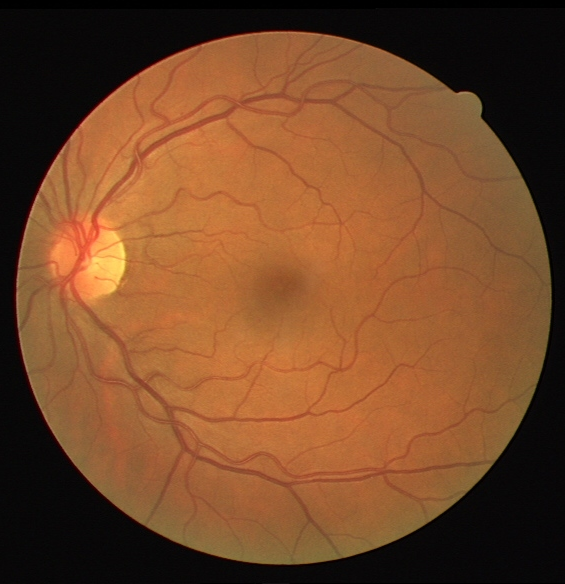
%> input picture final_project_wenxx151_luoxx364/code/knn/train_set.tif, 565 x 584 px
$ octave vessel_diagnosis.m   (GNU Octave 9; MATLAB toolbox functions it lacks are replaced by stand-ins)
%> lines starting %> are read from the running program, lines starting %| are printed output that depends on the picture; in (x1, y1, x2, y2) boxes, pixels count from 0 and x2, y2 are one past the last pixel; in counts of white or black regions, pixels touching at a corner belong together; the program's own positions count from 1
### final_project_wenxx151_luoxx364/code/knn/read_img.m
% get the green chanels of the input image and the corresponding label (the
% hand drawn vessel image)

function  [I_green] = read_img_mask(fin_img)
%> called with fin_img = 'train_set.tif'

 % read image
 [X,map] = imread(fin_img);
%> X is the input picture: size 584x565x3 uint8; mean R, G, B 117.9, 72.7, 40.9
%> map = []
 I_rgb = X;
 % convert indexed image to RGB
 if ~isempty(map)
    I_rgb = ind2rgb(X,map);
 end
 I_green = I_rgb(:,:,2);
%> call 2 of read_img_mask, with fin_img = 'train_label.gif'
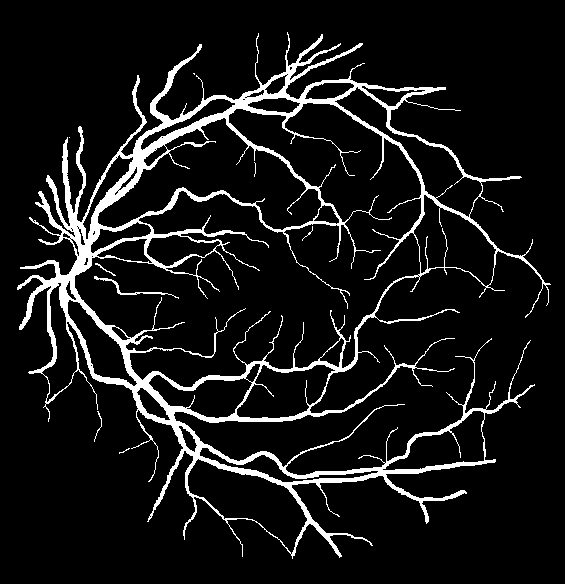
%> input picture final_project_wenxx151_luoxx364/code/knn/train_label.gif, 565 x 584 px
%> in read_img_mask, X is the input picture: size 584x565 uint8; 8.9% white; 9 white regions (4 under 20 px), largest, box (x1, y1, x2, y2) and area: (17, 32, 551, 559) 29119, (94, 276, 179, 299) 191, (95, 263, 116, 276) 38, (94, 411, 102, 442) 38, (302, 226, 313, 241) 20
%> in read_img_mask (call 2), `[X,map] = imread(fin_img);`: map = 256 rows, first 12: [0 0 0; 0.00392 0.00392 0.00392; 0.00784 0.00784 0.00784; 0.0118 0.0118 0.0118; 0.0157 0.0157 0.0157; 0.0196 0.0196 0.0196; 0.0235 0.0235 0.0235; 0.0275 0.0275 0.0275; 0.0314 0.0314 0.0314; 0.0353 0.0353 0.0353; 0.0392 0.0392 0.0392; 0.0431 0.0431 0.0431]
%> call 3 of read_img_mask, with fin_img = 'train_mask.gif'
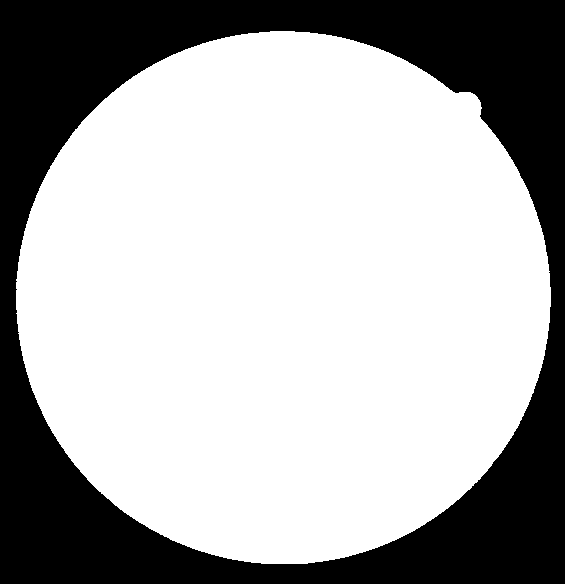
%> input picture final_project_wenxx151_luoxx364/code/knn/train_mask.gif, 565 x 584 px
%> in read_img_mask, X is the input picture: size 584x565 uint8; 68% white; 1 black region, box (x1, y1, x2, y2) and area: (0, 0, 565, 584) 105583

end

### final_project_wenxx151_luoxx364/code/knn/bg_homo.m
% image preprocess

function I_ve = bg_homo(I_green,I_mask)

  se = strel('disk',3,8);
  I_r = imopen(I_green,se);

  % applying 3X3 filter
  h = 1/3*ones(3,1);
  H = h*h';

  % im be your image
  imfilt = filter2(H,I_r);

  % further filter the image
  imfilt_1 = imgaussfilt(imfilt,1.8);
  h = 1/13*ones(13,1);
  H = h*h';

  % imfilter_1 be your image
  I_B = filter2(H,imfilt_1);
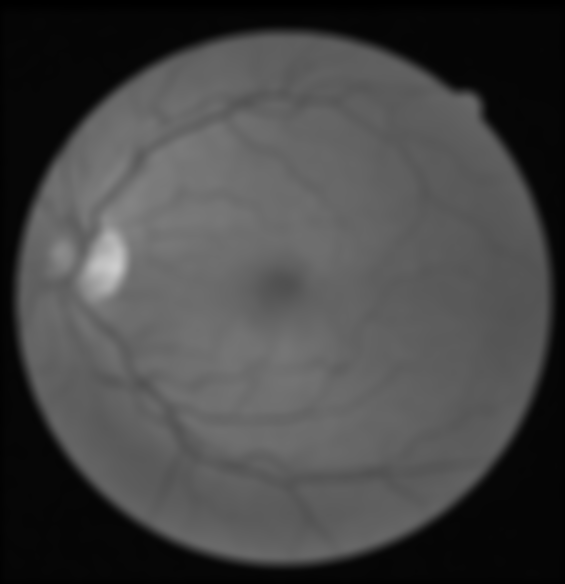
%> I_B: size 584x565 double; min 0.038, max 205, mean 70.5

  % find the differences
  D= double(I_r)-I_B;
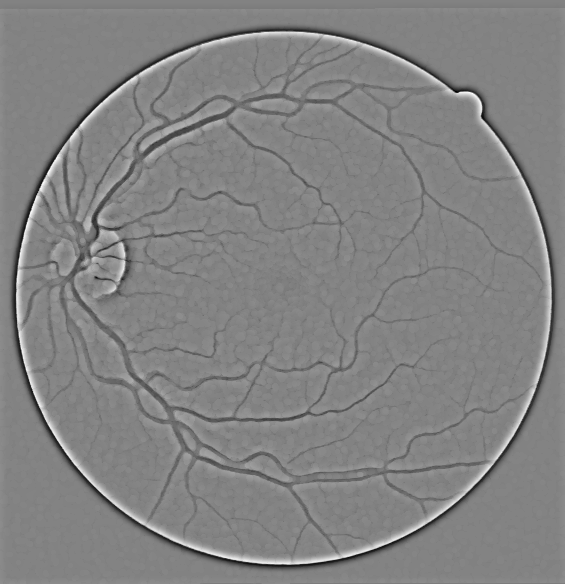
%> D: size 584x565 double; min -53.14, max 50.25, mean 0.1; drawn with min black and max white

  % processing the D information by removing black background and
  % black boundary between white and black area
  iteration=6;

  for iteration_ii=1: iteration
    [Gx,Gy] = imgradientxy(I_mask);
    G_mag = (Gx.^2 + Gy.^2).^0.5;
    % reshape the matrix
    I_mask_array= reshape(I_mask,[],1);
    D_array= reshape(D,[],1);
    G_mag_array= reshape(G_mag,[],1);
    D_array_1= D_array;

    % manipulate the value of mask plot
    I_mask_array_1= I_mask_array;
    % Use the mask to set the area outside the eyeball to be bright
    %D_array_1(I_mask_array==0)=max(D_array);
    D_array_1(I_mask_array==0)=20;
    D_array_2= D_array_1;
    I_mask_array_1 (G_mag_array~=0) = min(I_mask_array); % remove the boundary between bright area and dark area
    D2= reshape(D_array_2, size(D,1), size(D,2));
    I_mask1= reshape(I_mask_array_1, size(I_mask,1),size(I_mask,2)); % new mask has been generated
    I_mask= I_mask1;
  end
%> this loop made 6 passes
%> pass 1, in bg_homo, `[Gx,Gy] = imgradientxy(I_mask);`:
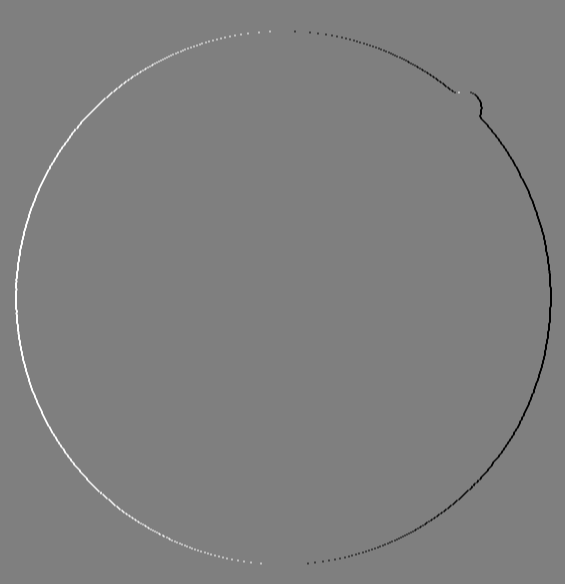
%> Gx: size 584x565 double; min -4, max 4, mean 0; drawn with min black and max white
%> pass 1, in bg_homo, `G_mag = (Gx.^2 + Gy.^2).^0.5;`:
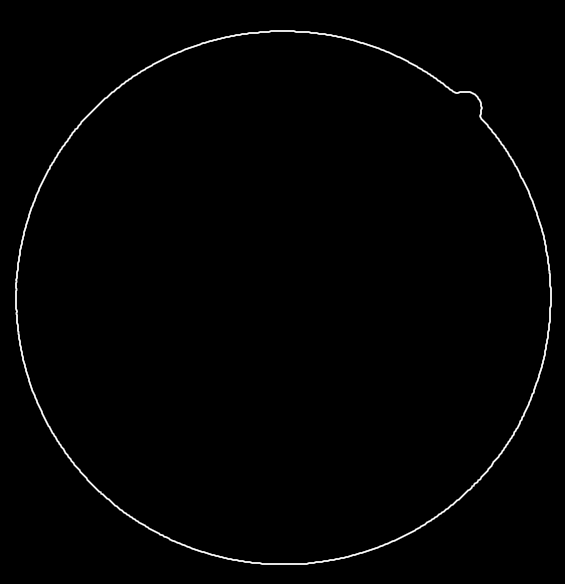
%> G_mag: size 584x565 double; min 0, max 4.47, mean 0.0419; drawn with min black and max white
%> pass 1, in bg_homo, `D2= reshape(D_array_2, size(D,1), size(D,2));`:
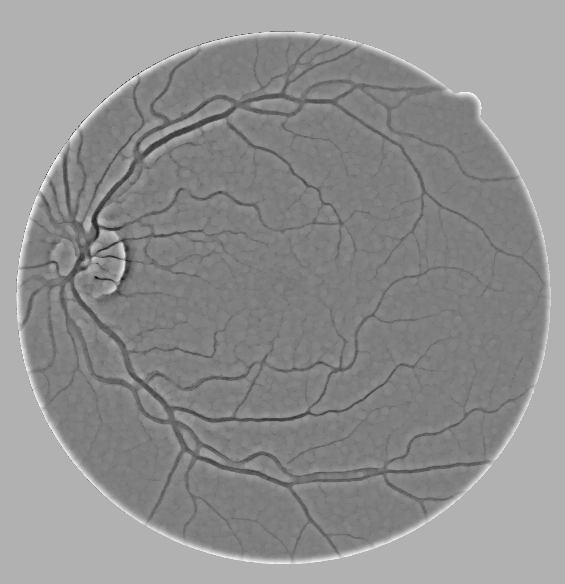
%> D2: size 584x565 double; min -49.23, max 50.25, mean 7.1; drawn with min black and max white

  I_ve= D2;


end

### final_project_wenxx151_luoxx364/code/knn/generate_data_set.m
% compute the magnitude of the gradient, the eigenvalue of hessian at each
% pixel, and assemble them into a 3-dimensional array, which is the
% training data

function data_set = generate_data_set(I)

  % the magnitude of the gradient at each pixel
%> the run ends on the next line
  [Gx,Gy] = imgradientxy(I);
  G_mag = (Gx.^2 + Gy.^2).^0.5;

  % hessian at each pixel
  [Gxx,Gxy1] = imgradientxy(Gx);
  [Gxy2,Gyy] = imgradientxy(Gy);
  Gxy = (Gxy1 + Gxy2)/2;
  % the eigenvalue of the hessian at each pixel
  lambda = ((Gxx-Gyy).^2 + (2*Gxy).^2).^0.5;
  lambda = (Gxx + Gyy + lambda)/2;

  % assemble I, G_mag, and lambda into a 2-dimensional array
  N_row = size(I,1);
  N_col = size(I,2);

  I_ = reshape(I',[N_row*N_col, 1]);
  G_mag_ = reshape(G_mag',[N_row*N_col, 1]);
  lambda_ = reshape(lambda',[N_row*N_col, 1]);

  % store normalzied data
  data_set(:,1) = I_ /max(I_);
  data_set(:,2) = G_mag_ /max(G_mag_);
  data_set(:,3) = lambda_ /max(lambda_);

end

### final_project_wenxx151_luoxx364/code/knn/vessel_diagnosis.m
clear
clc

%% generate training data (including label)

% number of classes
num_class = 2;

% read data
% image name
f_img = 'train_set.tif';
% label name
f_label = 'train_label.gif';
% mask name
f_mask = 'train_mask.gif';

% get image and the corresponding label data
[I_img] = read_img(f_img);
[I_label] = read_img(f_label);
[I_mask] = read_img(f_mask);

% preprocess igmage to get homogenerous background
I_bghomo = bg_homo(I_img,I_mask);

% get training set (pixel based gray scale, gradient magnitude, and
% eigenvalue of hessian)
train_set = generate_data_set(I_bghomo);
